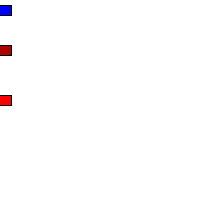
Frame 1 (no input)
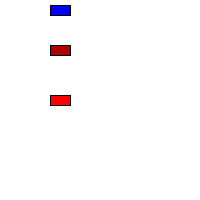
Frame 60 (the mouse pressed at the canvas centre just before this capture)
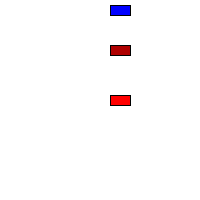
Frame 120 (the mouse held since frame 60 and released just before this capture)

The Processing sketch that drew these frames (run headless with seeded random() and noise(); from frame 60 on, the mouse is pressed at the canvas centre):

// Processing sketch: processing_121945
// ── processing_121945.pde

class Car {
  color c;
  float xpos;
  float ypos;
  float xspeed;
  
  Car(color tempC, float tempXpos, float tempYpos, float tempXspeed) {
    c=tempC;
    xpos=tempXpos;
    ypos = tempYpos;
    xspeed = tempXspeed;
  }
void display() {
  rectMode(CENTER);
  fill(c);
  rect(xpos,ypos,20,10);
}
void drive() {
  xpos = xpos + xspeed;
  if (xpos>width) {
    xpos = 0;
  }
 
  
 

}
}


Car myCar1;
Car myCar2;
Car myCar3;


void setup() {
  size(200,200);
   myCar1 = new Car(color(255,0,0),0,100,1);
  myCar2 = new Car(color(0,0,255),0,10,1);
 myCar3 = new Car(color(175,0,0),0,50,1);
}

void draw() {
  background(255);
  myCar1.drive();
  myCar1.display();
  myCar2.drive();
  myCar2.display();
  myCar3.drive();
  myCar3.display();
  
}
